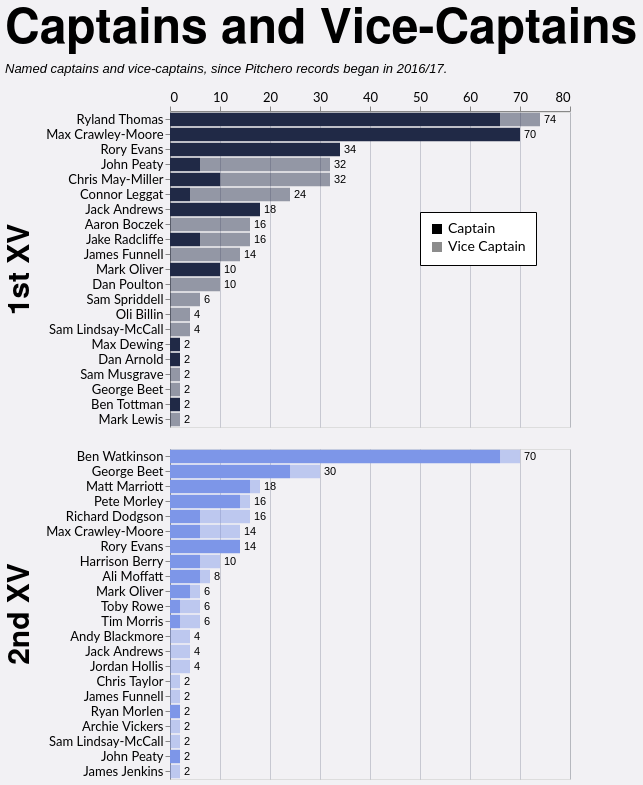

Source (Vega-Lite JSON):
### Vega-Lite specification from a JSON file in a GitHub repository (floating-point values rounded to 4 significant figures; data arrays with more than 128 entries replaced by an {"elided": "..."} marker saying what was removed)
{"config": {"axis": {"labelFont": "Lato, sans-serif", "titleFont": "PT Sans Narrow, Helvetica Neue, Helvetica, Arial, sans-serif", "labelFontSize": 13, "titleFontSize": 24, "gridColor": "#202947", "gridOpacity": 0.2}, "header": {"labelFont": "PT Sans Narrow, Helvetica Neue, Helvetica, Arial, sans-serif", "titleFont": "PT Sans Narrow, Helvetica Neue, Helvetica, Arial, sans-serif", "labelFontSize": 24, "titleFontSize": 28, "labelFontWeight": "bold", "orient": "left"}, "legend": {"labelFont": "Lato, sans-serif", "titleFont": "PT Sans Narrow, Helvetica Neue, Helvetica, Arial, sans-serif", "labelFontSize": 14, "titleFontSize": 16, "titlePadding": 5, "fillColor": "white", "strokeColor": "black", "padding": 10, "titleFontWeight": "lighter", "titleFontStyle": "italic", "titleColor": "gray", "offset": 10}, "title": {"font": "PT Sans Narrow, Helvetica Neue, Helvetica, Arial, sans-serif", "fontSize": 48, "fontWeight": "bold", "anchor": "start", "align": "center", "titlePadding": 20, "subtitlePadding": 10, "subtitleFontSize": 13, "subtitleColor": "", "subtitleFontStyle": "italic", "offset": 15, "color": "black"}, "axisX": {"labelAngle": 0}, "facet": {"title": null, "header": null, "align": {"row": "each", "column": "each"}}, "resolve": {"scale": {"y": "independent", "facet": "independent"}}, "background": "#f2f1f4"}, "data": {"name": "data-f3de64459e79e94c74a1df2a7b9d0a91"}, "facet": {"row": {"field": "squad", "header": {"labelExpr": "datum.value + ' XV'", "labelFontSize": 30, "title": null}, "sort": ["1st", "2nd"], "title": null, "type": "nominal"}}, "spec": {"layer": [{"mark": {"type": "bar"}, "encoding": {"color": {"field": "squad", "legend": null, "scale": {"domain": ["1st", "2nd"], "range": ["#202946", "#7d96e8"]}, "sort": ["1st", "2nd"], "type": "nominal"}, "opacity": {"field": "role", "legend": {"legendX": 250, "legendY": 100, "orient": "none", "title": null}, "scale": {"domain": ["Captain", "Vice Captain"], "range": [1.0, 0.45]}, "sort": ["Captain", "Vice Captain"], "type": "nominal"}, "order": {"field": "stack_order", "sort": "ascending", "type": "quantitative"}, "tooltip": [{"field": "player", "title": "Player", "type": "nominal"}, {"field": "squad", "title": "Squad", "type": "nominal"}, {"field": "role", "title": "Role", "type": "nominal"}, {"field": "games_agg", "title": "Games", "type": "quantitative"}], "x": {"axis": {"orient": "top", "title": null}, "field": "x0", "type": "quantitative"}, "x2": {"field": "x2"}, "y": {"field": "player", "sort": {"field": "sort_total", "order": "descending"}, "title": null, "type": "nominal"}}, "transform": [{"aggregate": [{"op": "sum", "field": "games", "as": "games_agg"}, {"op": "max", "field": "sort_total", "as": "sort_total"}], "groupby": ["player", "squad", "role", "stack_order"]}, {"window": [{"op": "sum", "field": "games_agg", "as": "x2"}], "frame": [null, 0], "groupby": ["player", "squad"], "sort": [{"field": "stack_order", "order": "ascending"}]}, {"calculate": "datum.x2 - datum.games_agg", "as": "x0"}]}, {"mark": {"type": "text", "align": "left", "baseline": "middle", "color": "black", "dx": 4, "fontSize": 11}, "encoding": {"text": {"field": "total_games", "format": ".0f", "type": "quantitative"}, "x": {"axis": {"orient": "top", "title": null}, "field": "total_games", "type": "quantitative"}, "y": {"field": "player", "sort": {"field": "sort_total", "order": "descending"}, "title": null, "type": "nominal"}}, "transform": [{"aggregate": [{"op": "sum", "field": "games", "as": "total_games"}, {"op": "max", "field": "sort_total", "as": "sort_total"}], "groupby": ["player", "squad"]}]}], "height": {"step": 15}, "width": 400}, "resolve": {"scale": {"y": "independent"}}, "title": {"text": "Captains and Vice-Captains", "subtitle": "Named captains and vice-captains, since Pitchero records began in 2016/17."}, "$schema": "https://vega.github.io/schema/vega-lite/v5.20.1.json", "datasets": {"data-f3de64459e79e94c74a1df2a7b9d0a91": {"elided": "199 records"}}}
